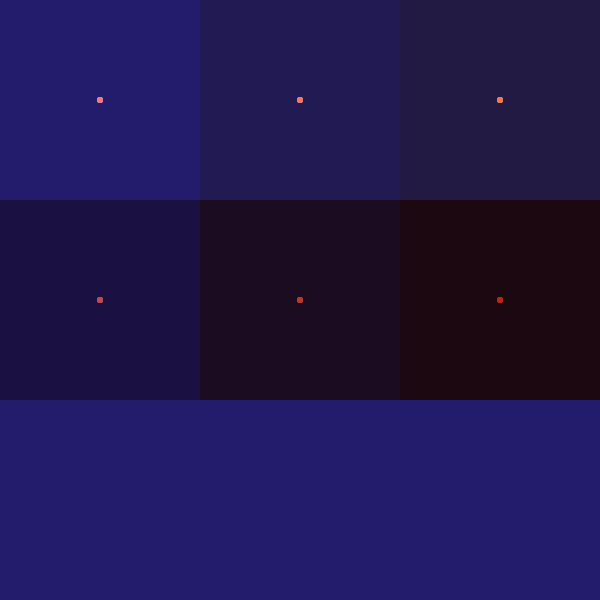
Frame 1 (no input)
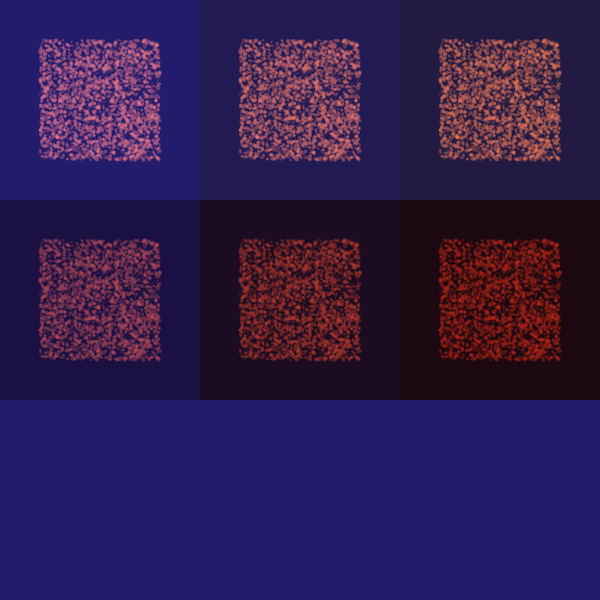
Frame 60 (the mouse pressed at the canvas centre just before this capture)
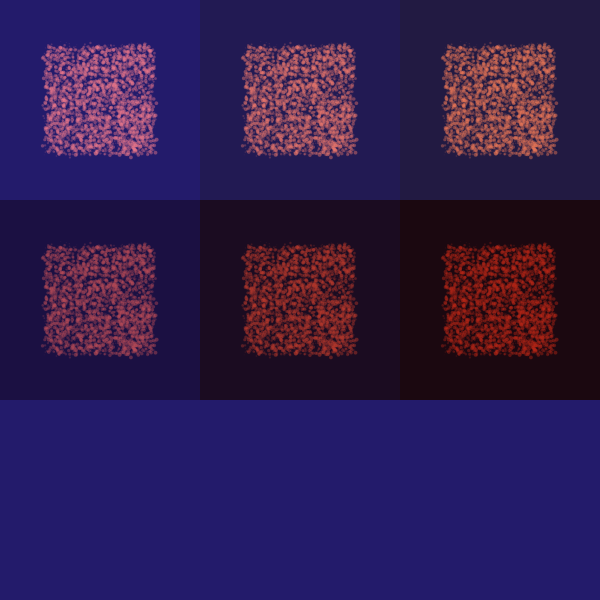
Frame 120 (the mouse held since frame 60 and released just before this capture)

The Processing sketch that drew these frames (run headless with seeded random() and noise(); from frame 60 on, the mouse is pressed at the canvas centre):

// Processing sketch: Ex_1_composition_3
// ── Ex_1_composition_3.pde
// Coding Art Book
// Yu Zhang + Mathias Funk, 2020

// animating 4000 particles mirrored in 6 facets with changes

// reserve memory space for 4000 particles 
Particle[] particles = new Particle[4000];

void setup() {
  size(600, 600); 
  smooth(); 
  noStroke();
  
  // loop through all 4000 particles and initialize
  for (int i = 0; i < 4000; i++) {
    particles[i] = new Particle();
  }
}

void draw() {
  // dark blue background
  background(35, 27, 107);

  // first row
  drawParticleCloud(100, 100);
  // copy cloud as image
  PImage cloud = get(0, 0, 200, 200);
  tint(255, 255, 200);
  image(cloud, 200, 0, 200, 200);
  tint(255, 255, 160);
  image(cloud, 400, 0, 200, 200);
  // second row
  tint(200, 160, 160);
  image(cloud, 0, 200, 200, 200);
  tint(200, 120, 80);
  image(cloud, 200, 200, 200, 200);
  tint(200, 80, 40);
  image(cloud, 400, 200, 200, 200);
}

// function to draw the particle cloud
// with location parameters
void drawParticleCloud(int x, int y) {
  // save canvas before translate
  pushMatrix();
  // translate to center of particle cloud
  translate(x, y);
  // loop through all particles
  for (Particle p : particles) {
    // change position and draw particle
    p.move(abs(width/2-mouseX));
    p.show();
  }
  // restore canvas
  popMatrix();
}

// create a new class for our particle
class Particle {
  float x, y, size, directionX, directionY;

  // initialize (called 'constructor')
  public Particle() {
    this.x = 0;
    this.y = 0;
    this.size = random(0.5, 4);
    this.directionX = random(-1, 1);
    this.directionY = random(-1, 1);
  }
  
  // function to move the particle position in direction
  // move function with additional parameter 'radius'
  // that replaces the number 250 below
  public void move(int radius) {
    // calculate the particle's distance from the center
    PVector position = new PVector(x, y);
    if (position.dist(new PVector(0, 0)) > radius) {
      // create new random target position
      PVector target = new PVector(random(-250, 250), random(-250, 250));
      // calculate the direction vector between current and target position
      PVector direction = PVector.sub(target, position);
      // divide direction by 600 to make the steps small
      direction.div(600);
      // set the new direction for the particle
      directionX = direction.x;
      directionY = direction.y;
    }
    // this is as before
    this.x += directionX;
    this.y += directionY;
  }

  // draw the particle on the Processing canvas
  public void show() {
    // set individual particle color
    fill(238, 120, 138, this.size * 30);
    // draw particle shape
    ellipse(this.x, this.y, this.size, this.size);
  }
}
